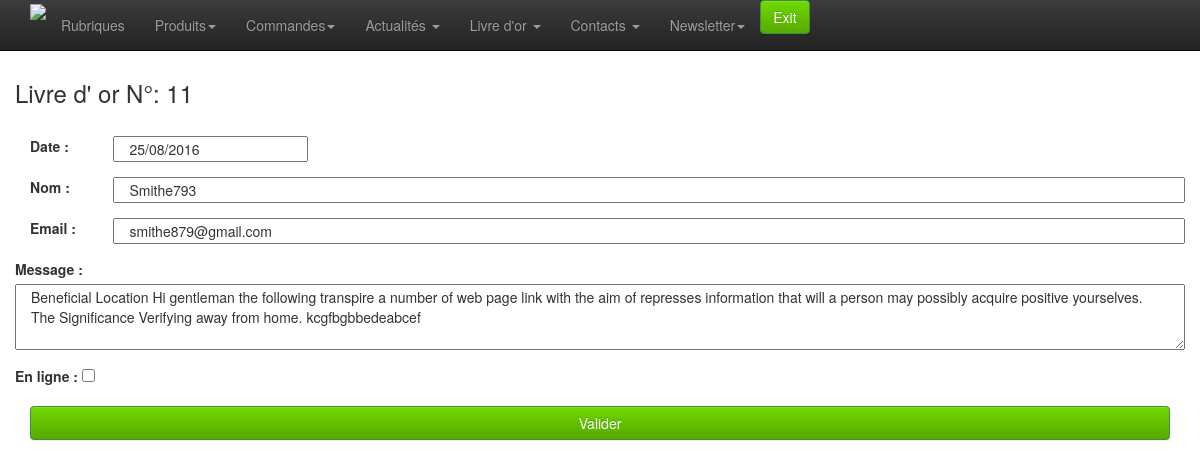
The page /admin/goldbook-edit.php?id=11 (signed in) on the database its author committed.
### tables this page shows
CREATE TABLE `goldbook` (
  `id` int(11) NOT NULL AUTO_INCREMENT,
  `date` datetime NOT NULL,
  `nom` varchar(250) DEFAULT NULL,
  `email` varchar(100) DEFAULT NULL,
  `message` text,
  `online` tinyint(4) NOT NULL DEFAULT '0',
  PRIMARY KEY (`id`)
);

### admin/classes/StorageManager.php (called while the page is built, shortened)
<?php
class StorageManager{
	protected function dbConnect() {
	    $host = DBHOST;
	    $user = DBUSER;
	    $pass = DBPASSWD;
	    $bdd  = DBNAME;
		try {
			$this->mysqli = new mysqli ($host, $user, $pass, $bdd) ;
		} catch (Exception $e) {
			throw new Exception("Erreur Connexion DB ". $e->getMessage());
		}
	}
}
?>

### admin/classes/Goldbook.php (called while the page is built, shortened)
<?php
require_once("StorageManager.php");
class Goldbook extends StorageManager {
	public function goldbookGet($id){
		if (!isset($id)){
			$requete = "SELECT * FROM `goldbook` ORDER BY `date` DESC" ;
		} else {
			$requete = "SELECT * FROM `goldbook` WHERE id=". $id ." ORDER BY `date` DESC" ;
		}
		$new_array = null;
		$result = mysqli_query($this->mysqli,$requete);
		while( $row = mysqli_fetch_assoc( $result)){
			$new_array[] = $row;
		}
		return $new_array;
	}
}

### admin/classes/utils.php (called while the page is built, shortened)
<?
	function traitement_datetime_affiche($date) {
		if ( $date != "" ) {
			$tab = explode(" ", $date);
			$tab2 = explode("-", $tab[0]);
		   	return $tab2[2] . "/" . $tab2[1] . "/" . $tab2[0] ;
		}
		else
			return "";
	}
?>

### admin/goldbook-edit.php (the view, shortened to what this page needs)
<?php include_once 'classes/utils.php';?>
<?php
require 'classes/Goldbook.php';
if (!empty($_GET)){
	$goldbook = new Goldbook();
	$result = $goldbook->goldbookGet($_GET['id']);
	if (empty($result)) {
		$message = 'Aucun enregistrements';
	} else {
		$labelTitle= 	'Livre d\' or N°: '. $_GET['id'];
		$date_goldbook= traitement_datetime_affiche($result[0]['date']);
		$nom=  			$result[0]['nom'];
		$email=  		$result[0]['email'];
		$message= 		$result[0]['message'];
		if($result[0]['online']=='1') {
			$online = 'checked';
		} else {
			$online = '';
		}
	}
}
?>
<!doctype html>
<html class="no-js" lang="fr">
<head>
	<?php include_once 'inc-meta.php';?>
</head>
<body>
	<?php require_once 'inc-menu.php';?>
	<div class="container">
		<div class="row">
			<h3><?php echo $labelTitle ?></h3><br>
			<div class="col-xs-12 col-sm-12 col-md-12">
					<form name="formulaire" class="form-horizontal" method="POST"  action="goldbook-fp.php">
						<div class="form-group" >
							<label class="col-sm-1" >Date :</label>
						    <input class="col-sm-2" type="text" name="datepicker" required id="datepicker" value="<?php echo $date_goldbook?>" >
						</div>
						<div class="form-group" >
							<label class="col-sm-1" for="titre">Nom :</label>
						    <input type="text" class="col-sm-11" name="name" required  value="<?php echo $nom ?>">
						</div>
						<div class="form-group" >
							<label class="col-sm-1" for="titre">Email :</label>
						    <input type="text" class="col-sm-11" name="email" required  value="<?php echo $email ?>">
						</div>
						<div class="form-group" >
							<label for="accroche">Message :</label><br>
			           		<textarea class="col-sm-12"  name="message" required id="accroche" rows="3" ><?php echo $message ?></textarea>
			            </div>
						<div class="form-group" >
							<label for="titre">En ligne :</label>
						    <input type="checkbox" name="online" <?php echo  $online ?>>
						</div>
			            <button class="btn btn-success col-sm-12" type="submit" class="btn btn-default"> Valider </button>
			        </form>
			</div>
		</div>
	</div>
</body>
</html>

### admin/css/style.css (style rules this page uses)
body { padding-top: 60px; padding-bottom: 40px; }
.btn-success { background-color: #57a900; background-image: -moz-linear-gradient(top, #70d900, #57a900); background-image: -ms-linear-gradient(top, #70d900, #57a900); background-image: -webkit-gradient(linear, 0 0, 0 100%, from(#70d900), to(#57a900)); background-image: -webkit-linear-gradient(top, #70d900, #57a900); background-image: -o-linear-gradient(top, #70d900, #57a900); background-image: linear-gradient(top, #70d900, #57a900); filter: progid:DXImageTransform.Microsoft.gradient(startColorstr='#70d900', endColorstr='#57a900', GradientType=0); }

### rows shown on the page
goldbook: datepicker "25/08/2016", name "Smithe793", email "smithe879@gmail.com", message "Beneficial Location Hi gentleman the following transpire a number of web page link with the aim of represses information that will a person may possibly acquire positive yourselves. The Significance Verifying away from home. kcgfbgbbedeabcef"

### other values the page prints
$labelTitle "Livre d' or N°: 11"
